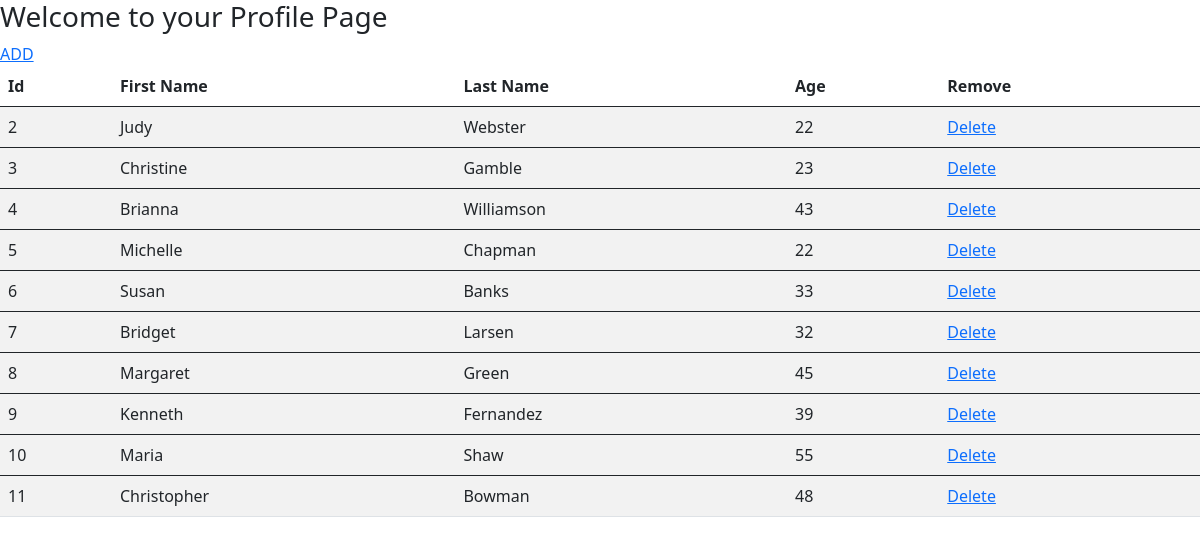
The page / on the database its author committed.
### app.py (models this page shows, shortened)
class Profile(db.Model):
	id = db.Column(db.Integer, primary_key=True)
	first_name = db.Column(db.String(20), unique=False, nullable=False)
	last_name = db.Column(db.String(20), unique=False, nullable=False)
	age = db.Column(db.Integer, nullable=False)

### app.py (the view)
@app.route('/')
def index():
	profiles = Profile.query.all()
	return render_template('index.html', profiles=profiles)

### templates/index.html (shortened to what this page needs)
<!DOCTYPE html>
<html>
   <head>
      <link href="https://cdn.jsdelivr.net/npm/bootstrap@5.0.1/dist/css/bootstrap.min.css" rel="stylesheet">
      <link rel="stylesheet" type="text/css" href="https://cdn.datatables.net/1.10.25/css/dataTables.bootstrap5.css">
   </head>
   <body>
      <h3>Welcome to your Profile Page</h3>
      <a href="/add_data">ADD</a>
      <br>
      <table id="data" class="table table-striped">
         <thead>
            <th>Id</th>
            <th>First Name</th>
            <th>Last Name</th>
            <th>Age</th>
            <th>Remove</th>
         </thead>
         {% for data in profiles %}
         <tbody>
            <td>{{data.id}}</td>
            <td>{{data.first_name}}</td>
            <td>{{data.last_name}}</td>
            <td>{{data.age}}</td>
            <td><a href="/delete/{{data.id}}" type="button">Delete</a></td>
         </tbody>
         {% endfor%}
      </table>
   </body>
</html>

### rows shown on the page
Profile: id "2", first_name "Judy", last_name "Webster", age "22"
Profile: id "3", first_name "Christine", last_name "Gamble", age "23"
Profile: id "4", first_name "Brianna", last_name "Williamson", age "43"
Profile: id "5", first_name "Michelle", last_name "Chapman", age "22"
Profile: id "6", first_name "Susan", last_name "Banks", age "33"
Profile: id "7", first_name "Bridget", last_name "Larsen", age "32"
Profile: id "8", first_name "Margaret", last_name "Green", age "45"
Profile: id "9", first_name "Kenneth", last_name "Fernandez", age "39"
Profile: id "10", first_name "Maria", last_name "Shaw", age "55"
Profile: id "11", first_name "Christopher", last_name "Bowman", age "48"
